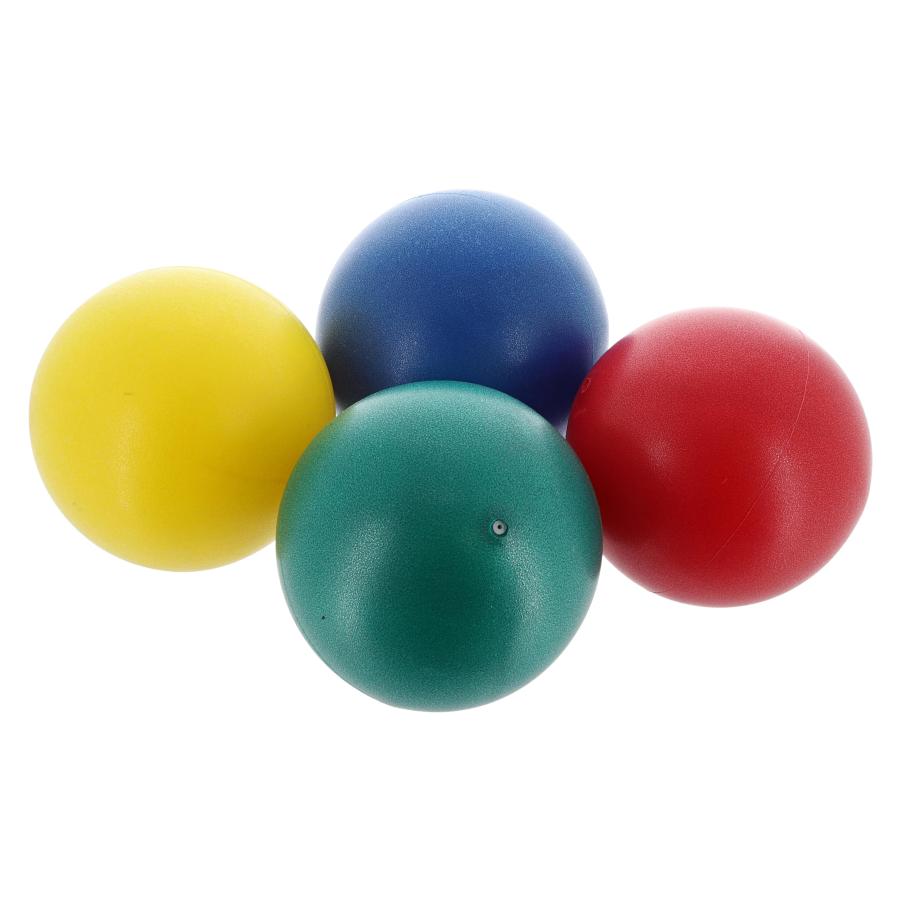
#> input picture image/n_ball.webp, 4506 x 4506 px (shown at 1/5 size)
$ jupyter execute index27.ipynb
#> lines starting #> are read from the running program, lines starting #| are printed output that depends on the picture; after the words box and inside, x2 and y2 are one past the last pixel; in counts of white or black regions, pixels touching at a corner belong together
[cell 1]
import cv2
import numpy as np

[cell 2]
img = cv2.imread("image/n_ball.webp")
#> img is the input picture: shape (4506, 4506, 3); mean B, G, R 198.4, 208.3, 212.6
img = cv2.resize(img,(500,600))
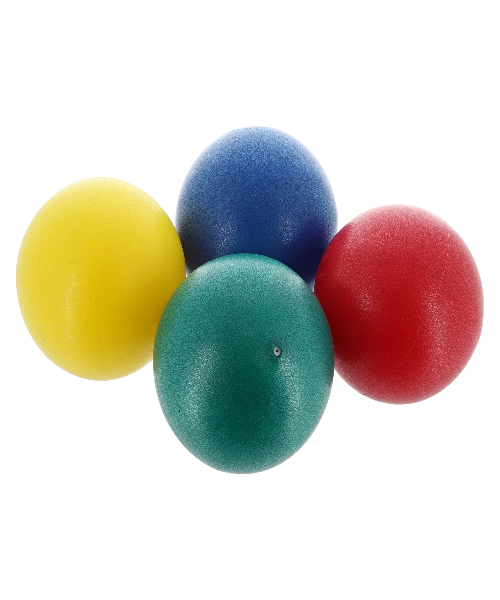
#> img: shape (600, 500, 3); mean B, G, R 198.4, 208.3, 212.6
gr = cv2.cvtColor(img,cv2.COLOR_BGR2GRAY)
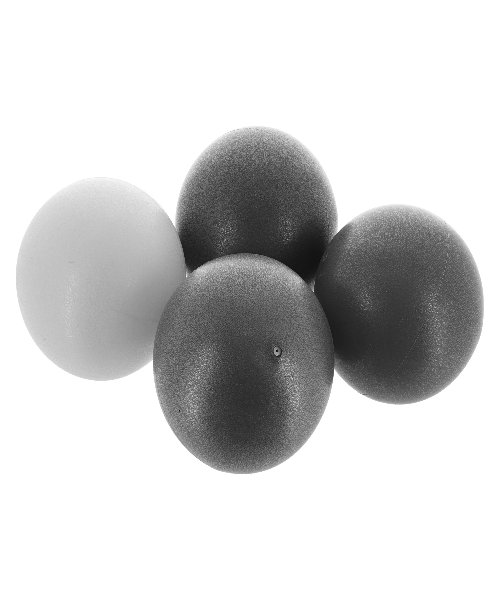
#> gr: shape (600, 500); min 13, max 255, mean 208.4
gr = cv2.medianBlur(gr,7)


c = cv2.HoughCircles(gr,cv2.HOUGH_GRADIENT,1,30,param1=60,param2=60,minRadius=0,maxRadius=0)
#> c = [[256.5, 203.5, 75.8], [238.5, 386.5, 86.8], [399.5, 287.5, 79.6]]

data = np.uint16(np.around(c))
#> data = [[256, 204, 76], [238, 386, 87], [400, 288, 80]]

for (x,y,r) in data[0,:]:
  cv2.circle(img,(x,y),r,(0,0,255),4)
#> this loop made 3 passes
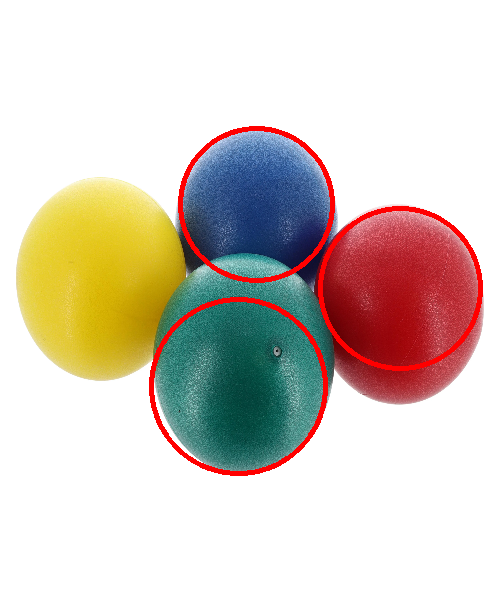
#> img: shape (600, 500, 3); 2.53% of pixels changed, all inside (x1, y1, x2, y2) = (149, 126, 483, 476)

cv2.imshow("balls",img)
cv2.waitKey(0)
cv2.destroyAllWindows()
